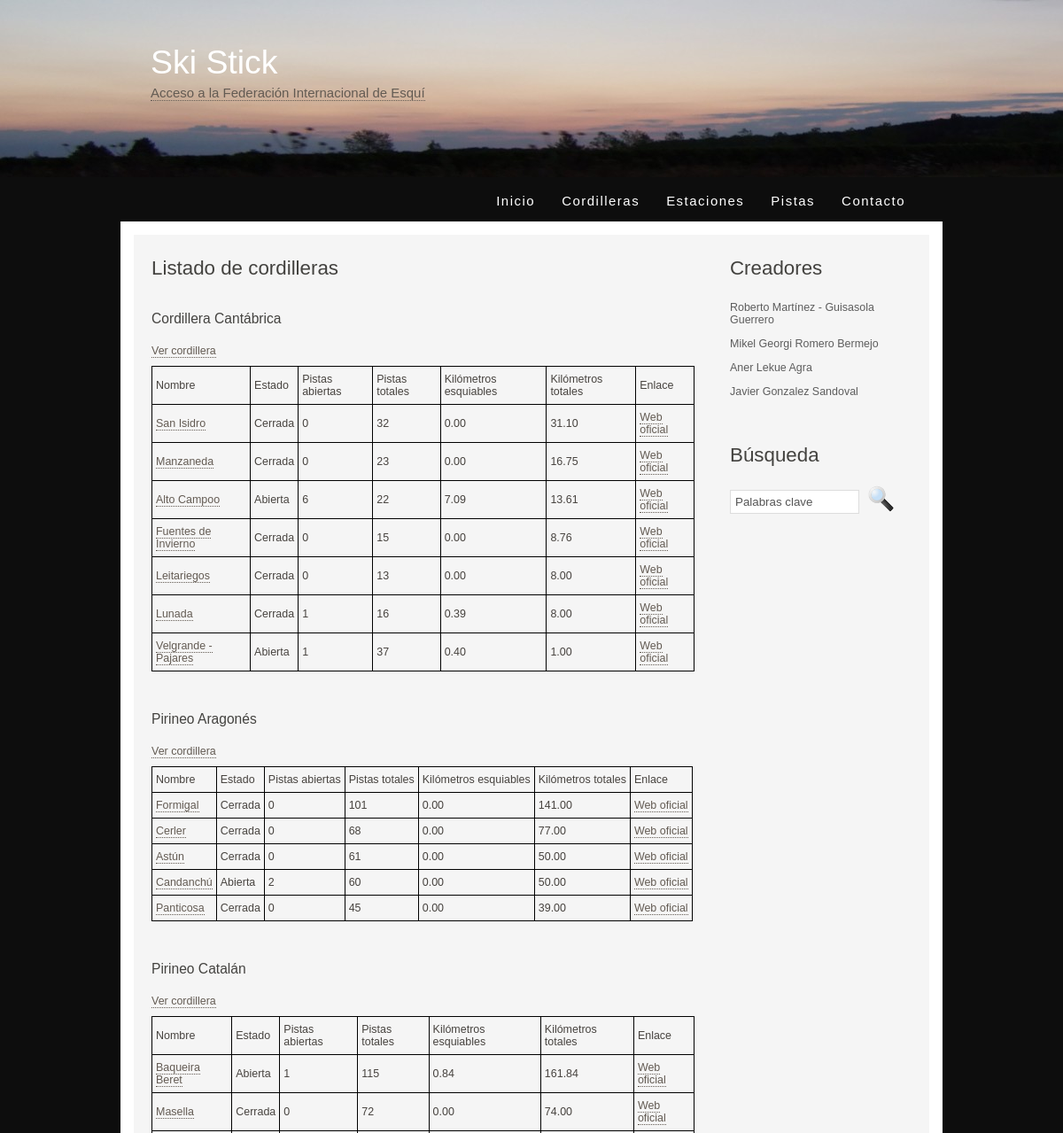
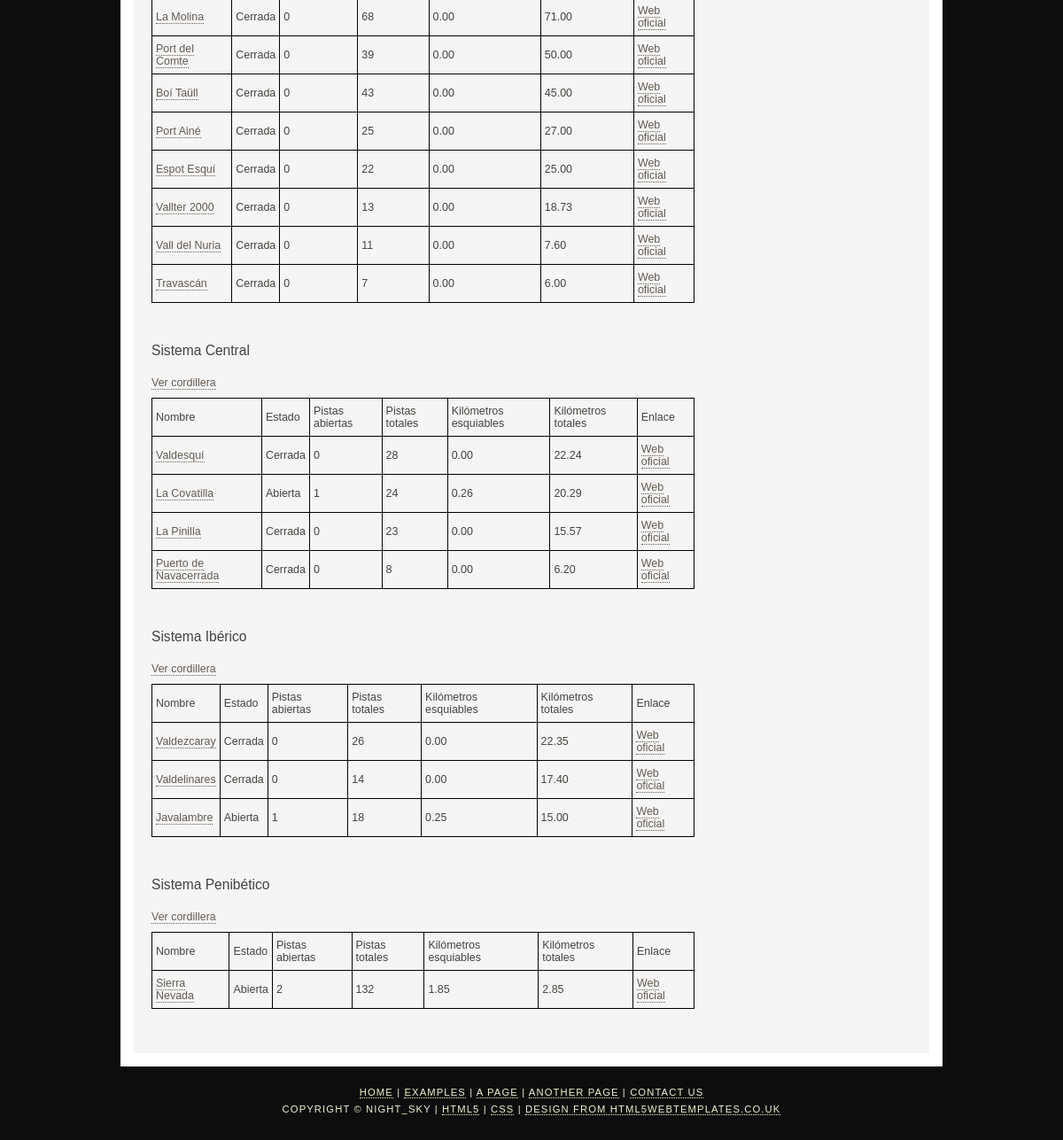
Page /cordilleras on the committed database (2 pictures, top to bottom).
### appIW/models.py (models this page shows, shortened)
class Cordillera(models.Model):
    nombre = models.CharField(max_length=50)

class Estacion(models.Model):
    cordillera = models.ForeignKey(Cordillera, on_delete=models.CASCADE)
    nombre = models.CharField(max_length=50)
    abierta = models.BooleanField()
    nPistas = models.IntegerField()
    nPistasTotales = models.IntegerField()
    nKilometros = models.DecimalField(decimal_places=2, max_digits=6)
    nKilometrosTotales = models.DecimalField(decimal_places=2, max_digits=6)
    enlacePagina = models.CharField(max_length=200)

### appIW/views.py (the view)
# urls.py: path('cordilleras', views.cordilleras, name='cordilleras'), # todas las cordilleras y sus estaciones
def cordilleras(request):
    cordilleras = get_list_or_404(Cordillera.objects.order_by('nombre'))
    estaciones = get_list_or_404(Estacion.objects.order_by('-nKilometrosTotales'))
    context = {'listaCordilleras': cordilleras, 'listaEstaciones': estaciones}
    return render(request, 'appIW/cordilleras.html', context)

### appIW/templates/appIW/cordilleras.html (shortened to what this page needs)
{% extends "plantilla.html"%}
{% block menu %}
<li><a href="/index">Inicio</a></li>
<li><a href="/cordilleras" class="selected">Cordilleras</a></li>
<li><a href="/estaciones">Estaciones</a></li>
<li><a href="/pistas">Pistas</a></li>
<li><a href="/contacto">Contacto</a></li>
{% endblock %}
{% block contenido %}
<h1>Listado de cordilleras</h1>
    <div class="cordilleras">
        {% if listaCordilleras %}
          {% for c in listaCordilleras %}
            <a name={{c.id}}><h3>{{c.nombre}}</h3></a>
            <a href="/cordillera/{{ c.id }}" >Ver cordillera</a>
            {% if listaEstaciones %}
                <div id={{c.id}}body>
                <table>
                    <tr>
                      <td>Nombre</td>
                      <td>Estado</td>
                      <td>Pistas abiertas</td>
                      <td>Pistas totales</td>
                      <td>Kilómetros esquiables</td>
                      <td>Kilómetros totales</td>
                      <td>Enlace</td>
                    </tr>
              {% for e in listaEstaciones %}
                {% if e.cordillera == c %}
                  <tr>
                    <td><a href="/estacion/{{e.id}}">{{e.nombre}}</a></td>
                    <td>{% if e.abierta %}
                      Abierta
                      {% else %}
                      Cerrada
                      {% endif %}
                    </td>
                    <td>{{e.nPistas}}</td>
                    <td>{{e.nPistasTotales}}</td>
                    <td>{{e.nKilometros}}</td>
                    <td>{{e.nKilometrosTotales}}</td>
                      <td><a href="{{ e.enlacePagina }}">Web oficial</a></td>
                  </tr>
                {% endif %}
              {% endfor %}
              </table>
                </div>
            {% else %}
            <p>No hay estaciones</p>
            {% endif %}
          {% endfor %}
        {% else %}
        <p>No hay cordilleras creadas</p>
        {% endif %}
    </div>
{% endblock %}

### appIW/static/style/style.css (style rules this page uses)
html { height: 100%; }
body { font-family: "lucida sans", arial, sans-serif; padding: 0px; margin: 0px; font-size: .78em; background: #0d0d0d; color: #5D5D5D; }
h1, h2, h3, h4, h5, h6 { font: normal 179% 'century gothic', arial, sans-serif; color: #43423F; margin: 0 0 15px 0; padding: 15px 0 5px 0; }
h3 { font: normal 125% 'century gothic', arial, sans-serif; }
a, a:hover { border-bottom: 1px dotted; color: #635B53; text-decoration: none; }
a { outline: none; }
ul li { list-style-type: square; margin: 0px 0px 6px 0px; padding: 0px; }
ul#menu li { float: left; margin: 5px 0 0 0; padding: 0 0 0 0px; list-style: none; }
ul#menu li a { letter-spacing: 0.1em; font-family: sans-serif; font-size: 120%; display: block; float: left; height: 20px; text-decoration: none; padding: 9px 15px 5px 15px; text-align: center; color: #FFF; border: none; }
table { margin: 10px 0 30px 0; border-collapse: collapse; }
table tr th, table tr td { background: #3B3B3B; color: #FFF; padding: 7px 4px; text-align: left; }
table tr td { background: #F5F5F5; border: 1px solid black; color: #47433F; border-top: 1px solid #000; }

### rows in the picture
Cordillera: nombre "Cordillera Cantábrica"
Estacion: nombre "San Isidro", abierta "Cerrada", nPistas "0", nPistasTotales "32", nKilometros "0.00", nKilometrosTotales "31.10"
Estacion: nombre "Manzaneda", abierta "Cerrada", nPistas "0", nPistasTotales "23", nKilometros "0.00", nKilometrosTotales "16.75"
Estacion: nombre "Alto Campoo", abierta "Abierta", nPistas "6", nPistasTotales "22", nKilometros "7.09", nKilometrosTotales "13.61"
Estacion: nombre "Fuentes de Invierno", abierta "Cerrada", nPistas "0", nPistasTotales "15", nKilometros "0.00", nKilometrosTotales "8.76"
Estacion: nombre "Leitariegos", abierta "Cerrada", nPistas "0", nPistasTotales "13", nKilometros "0.00", nKilometrosTotales "8.00"
Estacion: nombre "Lunada", abierta "Cerrada", nPistas "1", nPistasTotales "16", nKilometros "0.39", nKilometrosTotales "8.00"
Estacion: nombre "Velgrande - Pajares", abierta "Abierta", nPistas "1", nPistasTotales "37", nKilometros "0.40", nKilometrosTotales "1.00"
Cordillera: nombre "Pirineo Aragonés"
Estacion: nombre "Formigal", abierta "Cerrada", nPistas "0", nPistasTotales "101", nKilometros "0.00", nKilometrosTotales "141.00"
Estacion: nombre "Cerler", abierta "Cerrada", nPistas "0", nPistasTotales "68", nKilometros "0.00", nKilometrosTotales "77.00"
Estacion: nombre "Astún", abierta "Cerrada", nPistas "0", nPistasTotales "61", nKilometros "0.00", nKilometrosTotales "50.00"
Estacion: nombre "Candanchú", abierta "Abierta", nPistas "2", nPistasTotales "60", nKilometros "0.00", nKilometrosTotales "50.00"
Estacion: nombre "Panticosa", abierta "Cerrada", nPistas "0", nPistasTotales "45", nKilometros "0.00", nKilometrosTotales "39.00"
Cordillera: nombre "Pirineo Catalán"
Estacion: nombre "Baqueira Beret", abierta "Abierta", nPistas "1", nPistasTotales "115", nKilometros "0.84", nKilometrosTotales "161.84"
Estacion: nombre "Masella", abierta "Cerrada", nPistas "0", nPistasTotales "72", nKilometros "0.00", nKilometrosTotales "74.00"
Estacion: nombre "La Molina", abierta "Cerrada", nPistas "0", nPistasTotales "68", nKilometros "0.00", nKilometrosTotales "71.00"
Estacion: nombre "Port del Comte", abierta "Cerrada", nPistas "0", nPistasTotales "39", nKilometros "0.00", nKilometrosTotales "50.00"
Estacion: nombre "Boí Taüll", abierta "Cerrada", nPistas "0", nPistasTotales "43", nKilometros "0.00", nKilometrosTotales "45.00"
Estacion: nombre "Port Ainé", abierta "Cerrada", nPistas "0", nPistasTotales "25", nKilometros "0.00", nKilometrosTotales "27.00"
Estacion: nombre "Espot Esquí", abierta "Cerrada", nPistas "0", nPistasTotales "22", nKilometros "0.00", nKilometrosTotales "25.00"
Estacion: nombre "Vallter 2000", abierta "Cerrada", nPistas "0", nPistasTotales "13", nKilometros "0.00", nKilometrosTotales "18.73"
Estacion: nombre "Vall del Nuria", abierta "Cerrada", nPistas "0", nPistasTotales "11", nKilometros "0.00", nKilometrosTotales "7.60"
Estacion: nombre "Travascán", abierta "Cerrada", nPistas "0", nPistasTotales "7", nKilometros "0.00", nKilometrosTotales "6.00"
Cordillera: nombre "Sistema Central"
Estacion: nombre "Valdesquí", abierta "Cerrada", nPistas "0", nPistasTotales "28", nKilometros "0.00", nKilometrosTotales "22.24"
Estacion: nombre "La Covatilla", abierta "Abierta", nPistas "1", nPistasTotales "24", nKilometros "0.26", nKilometrosTotales "20.29"
Estacion: nombre "La Pinilla", abierta "Cerrada", nPistas "0", nPistasTotales "23", nKilometros "0.00", nKilometrosTotales "15.57"
Estacion: nombre "Puerto de Navacerrada", abierta "Cerrada", nPistas "0", nPistasTotales "8", nKilometros "0.00", nKilometrosTotales "6.20"
Cordillera: nombre "Sistema Ibérico"
Estacion: nombre "Valdezcaray", abierta "Cerrada", nPistas "0", nPistasTotales "26", nKilometros "0.00", nKilometrosTotales "22.35"
Estacion: nombre "Valdelinares", abierta "Cerrada", nPistas "0", nPistasTotales "14", nKilometros "0.00", nKilometrosTotales "17.40"
Estacion: nombre "Javalambre", abierta "Abierta", nPistas "1", nPistasTotales "18", nKilometros "0.25", nKilometrosTotales "15.00"
Cordillera: nombre "Sistema Penibético"
Estacion: nombre "Sierra Nevada", abierta "Abierta", nPistas "2", nPistasTotales "132", nKilometros "1.85", nKilometrosTotales "2.85"
